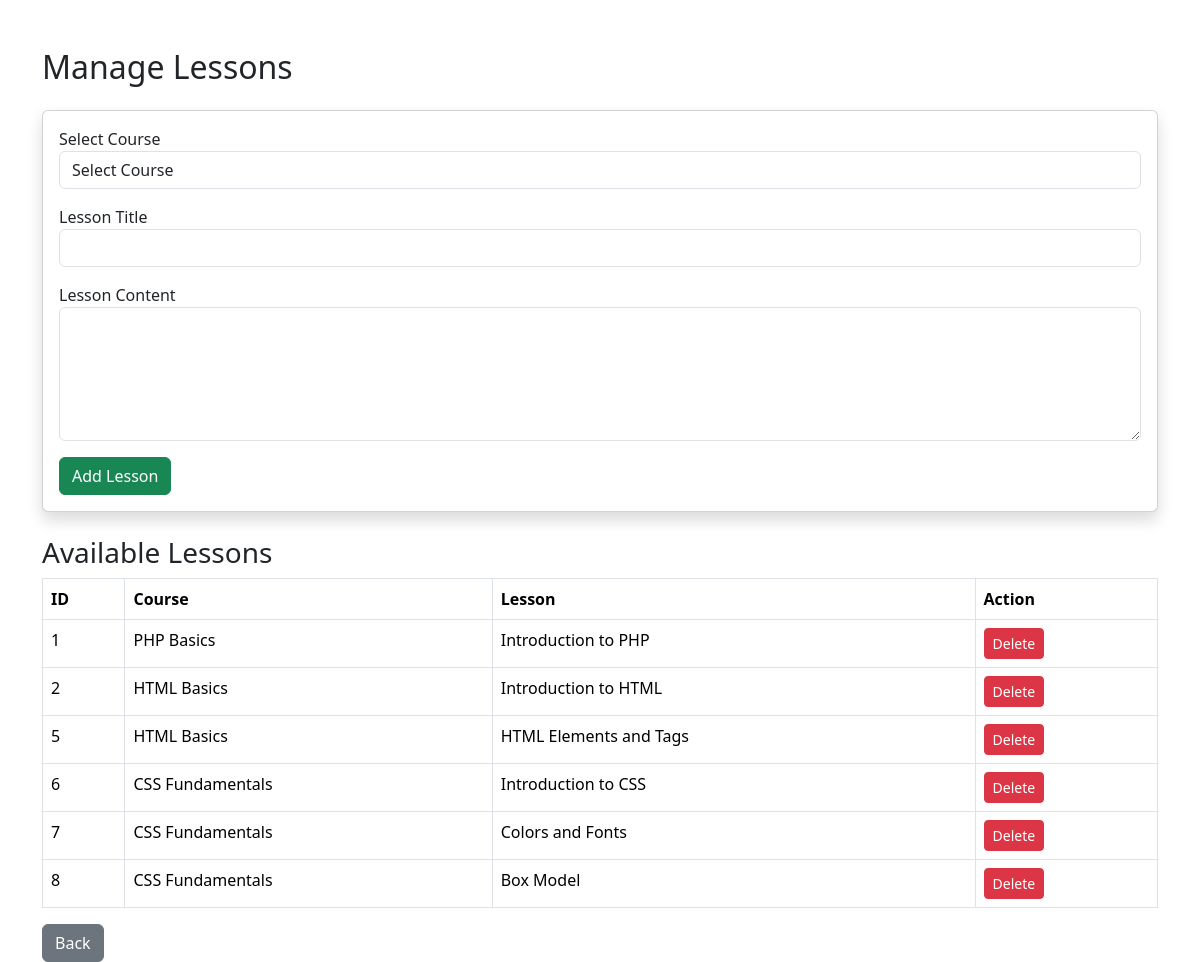
Page /admin/lessons.php (signed in) on the committed database.
### tables this page shows
CREATE TABLE `lessons` (
  `lesson_id` int(11) NOT NULL,
  `course_id` int(11) NOT NULL,
  `lesson_title` varchar(200) NOT NULL,
  `lesson_content` text DEFAULT NULL,
  `created_at` timestamp NOT NULL DEFAULT current_timestamp()
);

CREATE TABLE `courses` (
  `course_id` int(11) NOT NULL,
  `course_name` varchar(150) NOT NULL,
  `description` text DEFAULT NULL,
  `created_at` timestamp NOT NULL DEFAULT current_timestamp()
);

### admin/lessons.php (the view, shortened to what this page needs)
<!DOCTYPE html>
<html>
<head>
    <link href="https://cdn.jsdelivr.net/npm/bootstrap@5.3.3/dist/css/bootstrap.min.css" rel="stylesheet">
</head>
<body>
<div class="container mt-5">
<h2 class="mb-4">Manage Lessons</h2>
<div class="card shadow mb-4">
<div class="card-body">
<form method="POST">
<div class="mb-3">
<label>Select Course</label>
<select name="course_id"
        class="form-control"
        required>
<option value="">
Select Course
</option>
</select>
</div>
<div class="mb-3">
    <label>Lesson Title</label>
    <input type="text"
           name="lesson_title"
           class="form-control"
           required>
</div>
<div class="mb-3">
    <label>Lesson Content</label>
    <textarea
        name="lesson_content"
        class="form-control"
        rows="5"
        required></textarea>
</div>
<button
    type="submit"
    name="add_lesson"
    class="btn btn-success">
    Add Lesson
</button>
</form>
</div>
</div>
<h3>Available Lessons</h3>
<table class="table table-bordered">
<tr>
    <th>ID</th>
    <th>Course</th>
    <th>Lesson</th>
    <th>Action</th>
</tr>
<?php
$result = mysqli_query($conn,
"SELECT lessons.*,
courses.course_name
FROM lessons
INNER JOIN courses
ON lessons.course_id =
courses.course_id");
while($row =
      mysqli_fetch_assoc($result))
{
?>
<tr>
<td>
<?php echo $row['lesson_id']; ?>
</td>
<td>
<?php echo $row['course_name']; ?>
</td>
<td>
<?php echo $row['lesson_title']; ?>
</td>
<td>
<a href="delete_lesson.php?id=<?php echo $row['lesson_id']; ?>"
class="btn btn-sm btn-danger"
onclick="return confirm('Delete this lesson?')">
 Delete
</a>
</td>
</tr>
<?php } ?>
</table>
<a href="dashboard.php"
       class="btn btn-secondary">
       Back
    </a>
</div>
</body>
</html>

### rows in the picture
lessons: lesson_id "1", course.course_name "PHP Basics", lesson_title "Introduction to PHP"
lessons: lesson_id "2", course.course_name "HTML Basics", lesson_title "Introduction to HTML"
lessons: lesson_id "5", course.course_name "HTML Basics", lesson_title "HTML Elements and Tags"
lessons: lesson_id "6", course.course_name "CSS Fundamentals", lesson_title "Introduction to CSS"
lessons: lesson_id "7", course.course_name "CSS Fundamentals", lesson_title "Colors and Fonts"
lessons: lesson_id "8", course.course_name "CSS Fundamentals", lesson_title "Box Model"
